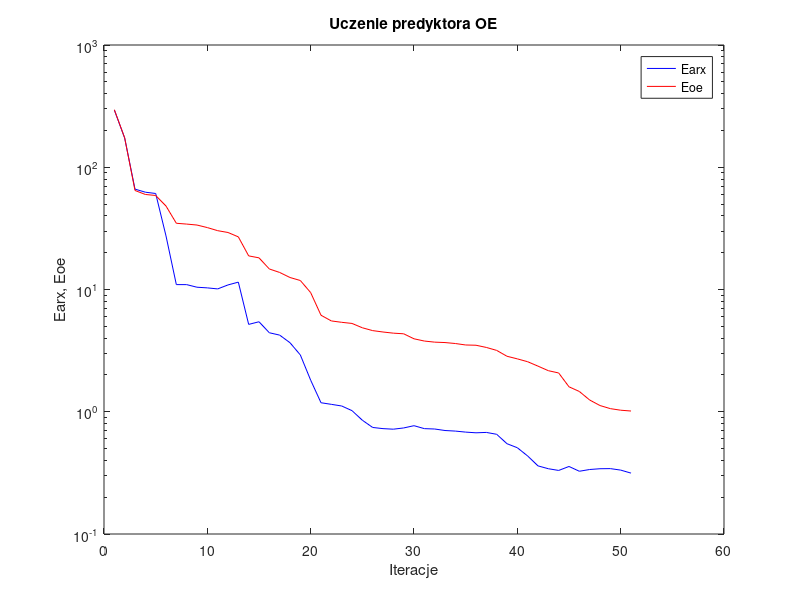
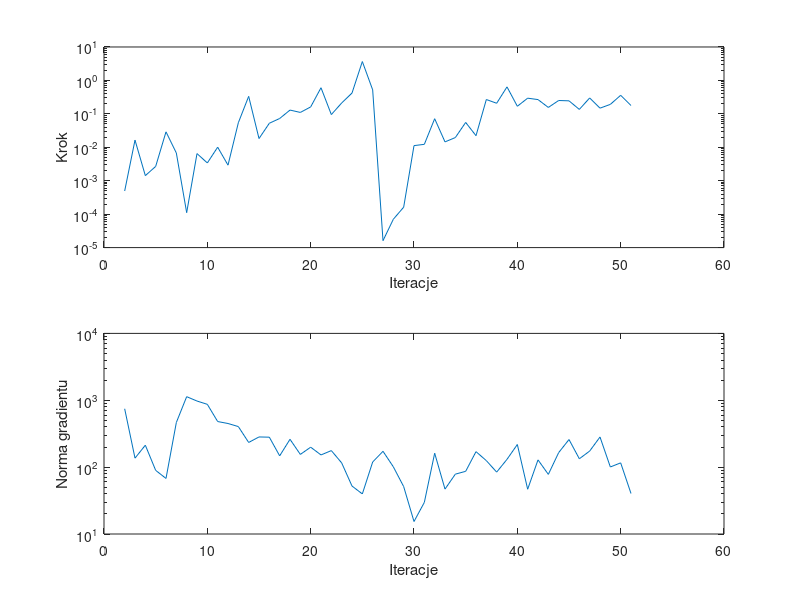

Here is the MATLAB script that generated these plots, in order:
%uczenie predyktora oe
clear all;
n=0; farx(n+1)=2.938537e+002; foe(n+1)=2.955811e+002; wspucz(n+1)=0.000000e+000; ng(n+1)=0.000000e+000;
%odnowa zmiennej metryki
n=1; farx(n+1)=1.734115e+002; foe(n+1)=1.738669e+002; krok(n+1)=4.927090e-004; ng(n+1)=7.462399e+002;
n=2; farx(n+1)=6.623392e+001; foe(n+1)=6.456766e+001; krok(n+1)=1.640862e-002; ng(n+1)=1.363055e+002;
n=3; farx(n+1)=6.251853e+001; foe(n+1)=5.990408e+001; krok(n+1)=1.420248e-003; ng(n+1)=2.127569e+002;
n=4; farx(n+1)=6.100996e+001; foe(n+1)=5.877043e+001; krok(n+1)=2.678603e-003; ng(n+1)=8.949869e+001;
n=5; farx(n+1)=2.743498e+001; foe(n+1)=4.818302e+001; krok(n+1)=2.896961e-002; ng(n+1)=6.774154e+001;
n=6; farx(n+1)=1.096785e+001; foe(n+1)=3.481114e+001; krok(n+1)=6.752063e-003; ng(n+1)=4.648550e+002;
n=7; farx(n+1)=1.096179e+001; foe(n+1)=3.428664e+001; krok(n+1)=1.109357e-004; ng(n+1)=1.131419e+003;
n=8; farx(n+1)=1.043787e+001; foe(n+1)=3.367295e+001; krok(n+1)=6.480489e-003; ng(n+1)=9.737195e+002;
n=9; farx(n+1)=1.031220e+001; foe(n+1)=3.210165e+001; krok(n+1)=3.400118e-003; ng(n+1)=8.691811e+002;
n=10; farx(n+1)=1.011209e+001; foe(n+1)=3.028709e+001; krok(n+1)=1.007731e-002; ng(n+1)=4.806365e+002;
n=11; farx(n+1)=1.090007e+001; foe(n+1)=2.926533e+001; krok(n+1)=2.923005e-003; ng(n+1)=4.492786e+002;
n=12; farx(n+1)=1.148820e+001; foe(n+1)=2.694480e+001; krok(n+1)=5.421512e-002; ng(n+1)=4.041629e+002;
n=13; farx(n+1)=5.183375e+000; foe(n+1)=1.883707e+001; krok(n+1)=3.337297e-001; ng(n+1)=2.338029e+002;
n=14; farx(n+1)=5.446939e+000; foe(n+1)=1.815384e+001; krok(n+1)=1.825465e-002; ng(n+1)=2.827619e+002;
n=15; farx(n+1)=4.427714e+000; foe(n+1)=1.472102e+001; krok(n+1)=5.234463e-002; ng(n+1)=2.804645e+002;
n=16; farx(n+1)=4.235445e+000; foe(n+1)=1.378585e+001; krok(n+1)=7.266281e-002; ng(n+1)=1.474814e+002;
n=17; farx(n+1)=3.669728e+000; foe(n+1)=1.253535e+001; krok(n+1)=1.297775e-001; ng(n+1)=2.607961e+002;
n=18; farx(n+1)=2.915145e+000; foe(n+1)=1.184646e+001; krok(n+1)=1.102898e-001; ng(n+1)=1.549408e+002;
n=19; farx(n+1)=1.812009e+000; foe(n+1)=9.430431e+000; krok(n+1)=1.611570e-001; ng(n+1)=1.987525e+002;
n=20; farx(n+1)=1.185007e+000; foe(n+1)=6.158804e+000; krok(n+1)=6.041087e-001; ng(n+1)=1.521969e+002;
n=21; farx(n+1)=1.149744e+000; foe(n+1)=5.532809e+000; krok(n+1)=9.513510e-002; ng(n+1)=1.766917e+002;
n=22; farx(n+1)=1.114843e+000; foe(n+1)=5.391061e+000; krok(n+1)=2.114442e-001; ng(n+1)=1.156902e+002;
n=23; farx(n+1)=1.021059e+000; foe(n+1)=5.277766e+000; krok(n+1)=4.188592e-001; ng(n+1)=5.218574e+001;
n=24; farx(n+1)=8.526309e-001; foe(n+1)=4.863669e+000; krok(n+1)=3.667805e+000; ng(n+1)=3.974638e+001;
n=25; farx(n+1)=7.438966e-001; foe(n+1)=4.610267e+000; krok(n+1)=5.219391e-001; ng(n+1)=1.192531e+002;
%odnowa zmiennej metryki
n=26; farx(n+1)=7.277218e-001; foe(n+1)=4.491128e+000; krok(n+1)=1.611741e-005; ng(n+1)=1.725197e+002;
n=27; farx(n+1)=7.200900e-001; foe(n+1)=4.394770e+000; krok(n+1)=7.043991e-005; ng(n+1)=1.010911e+002;
n=28; farx(n+1)=7.371183e-001; foe(n+1)=4.342306e+000; krok(n+1)=1.616776e-004; ng(n+1)=5.118635e+001;
n=29; farx(n+1)=7.690732e-001; foe(n+1)=3.951466e+000; krok(n+1)=1.121665e-002; ng(n+1)=1.537181e+001;
n=30; farx(n+1)=7.276529e-001; foe(n+1)=3.788266e+000; krok(n+1)=1.226153e-002; ng(n+1)=2.968631e+001;
n=31; farx(n+1)=7.225694e-001; foe(n+1)=3.710290e+000; krok(n+1)=7.158549e-002; ng(n+1)=1.614961e+002;
n=32; farx(n+1)=7.023476e-001; foe(n+1)=3.681765e+000; krok(n+1)=1.450364e-002; ng(n+1)=4.693304e+001;
n=33; farx(n+1)=6.947870e-001; foe(n+1)=3.615526e+000; krok(n+1)=1.953985e-002; ng(n+1)=7.852927e+001;
n=34; farx(n+1)=6.815427e-001; foe(n+1)=3.517280e+000; krok(n+1)=5.536703e-002; ng(n+1)=8.655519e+001;
n=35; farx(n+1)=6.727664e-001; foe(n+1)=3.500027e+000; krok(n+1)=2.223039e-002; ng(n+1)=1.704609e+002;
n=36; farx(n+1)=6.775771e-001; foe(n+1)=3.358051e+000; krok(n+1)=2.682636e-001; ng(n+1)=1.250807e+002;
n=37; farx(n+1)=6.540321e-001; foe(n+1)=3.176239e+000; krok(n+1)=2.073757e-001; ng(n+1)=8.425143e+001;
n=38; farx(n+1)=5.477548e-001; foe(n+1)=2.843495e+000; krok(n+1)=6.404647e-001; ng(n+1)=1.307900e+002;
n=39; farx(n+1)=5.077927e-001; foe(n+1)=2.708022e+000; krok(n+1)=1.686145e-001; ng(n+1)=2.179448e+002;
n=40; farx(n+1)=4.346149e-001; foe(n+1)=2.565724e+000; krok(n+1)=2.942678e-001; ng(n+1)=4.671392e+001;
n=41; farx(n+1)=3.607566e-001; foe(n+1)=2.361078e+000; krok(n+1)=2.670983e-001; ng(n+1)=1.283411e+002;
n=42; farx(n+1)=3.419804e-001; foe(n+1)=2.167526e+000; krok(n+1)=1.556123e-001; ng(n+1)=7.793392e+001;
n=43; farx(n+1)=3.310820e-001; foe(n+1)=2.076098e+000; krok(n+1)=2.506731e-001; ng(n+1)=1.648798e+002;
n=44; farx(n+1)=3.567943e-001; foe(n+1)=1.599714e+000; krok(n+1)=2.451503e-001; ng(n+1)=2.586643e+002;
n=45; farx(n+1)=3.260496e-001; foe(n+1)=1.465199e+000; krok(n+1)=1.357860e-001; ng(n+1)=1.333471e+002;
n=46; farx(n+1)=3.369698e-001; foe(n+1)=1.247515e+000; krok(n+1)=2.990259e-001; ng(n+1)=1.738751e+002;
n=47; farx(n+1)=3.419203e-001; foe(n+1)=1.124167e+000; krok(n+1)=1.480267e-001; ng(n+1)=2.821794e+002;
n=48; farx(n+1)=3.426912e-001; foe(n+1)=1.060557e+000; krok(n+1)=1.919924e-001; ng(n+1)=1.005432e+002;
n=49; farx(n+1)=3.332261e-001; foe(n+1)=1.029487e+000; krok(n+1)=3.589327e-001; ng(n+1)=1.158415e+002;
n=50; farx(n+1)=3.148458e-001; foe(n+1)=1.013884e+000; krok(n+1)=1.775417e-001; ng(n+1)=4.033611e+001;

figure; semilogy(farx,'b'); hold on; semilogy(foe,'r'); xlabel('Iteracje'); ylabel('Earx, Eoe'); legend('Earx','Eoe'); title('Uczenie predyktora OE');
figure; subplot(2,1,1); semilogy(krok); xlabel('Iteracje'); ylabel('Krok');
subplot(2,1,2); semilogy(ng); xlabel('Iteracje'); ylabel('Norma gradientu');
Earx=farx(n+1)
Eoe=foe(n+1)
